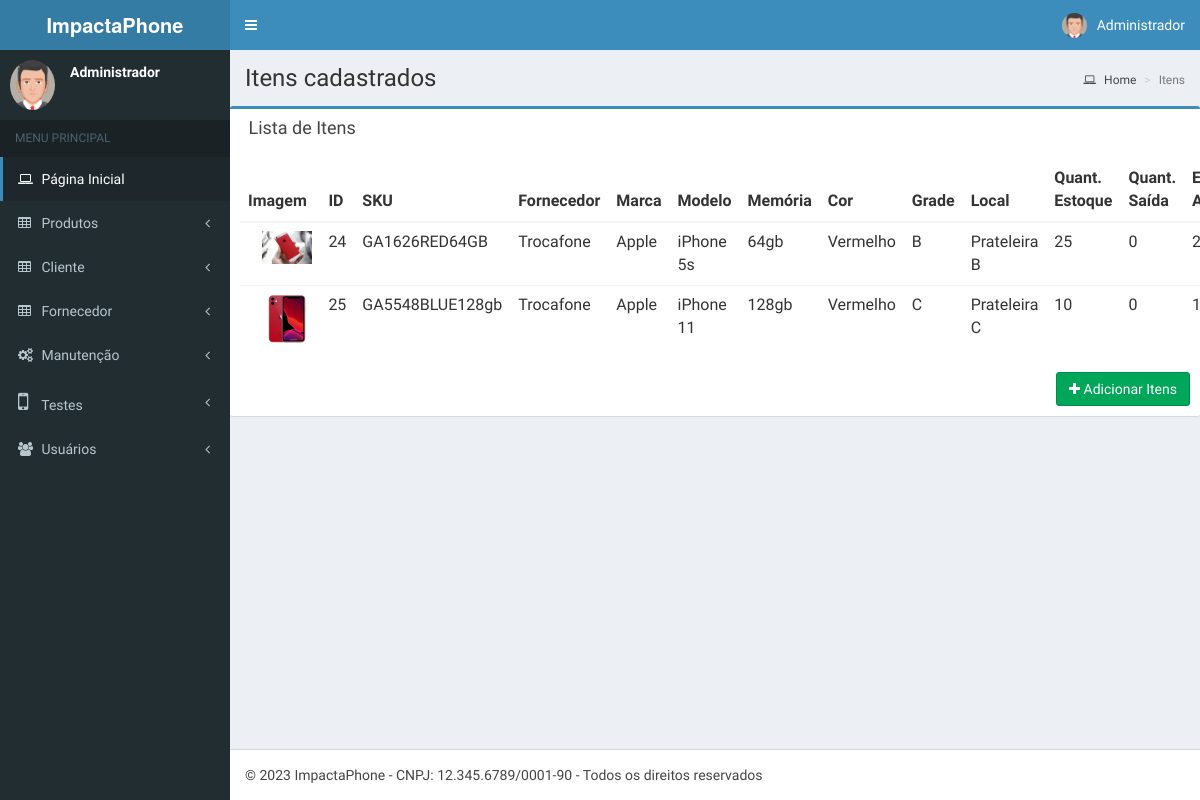
/interface/itens/index.php (signed in), run on an earlier commit of the app's database.
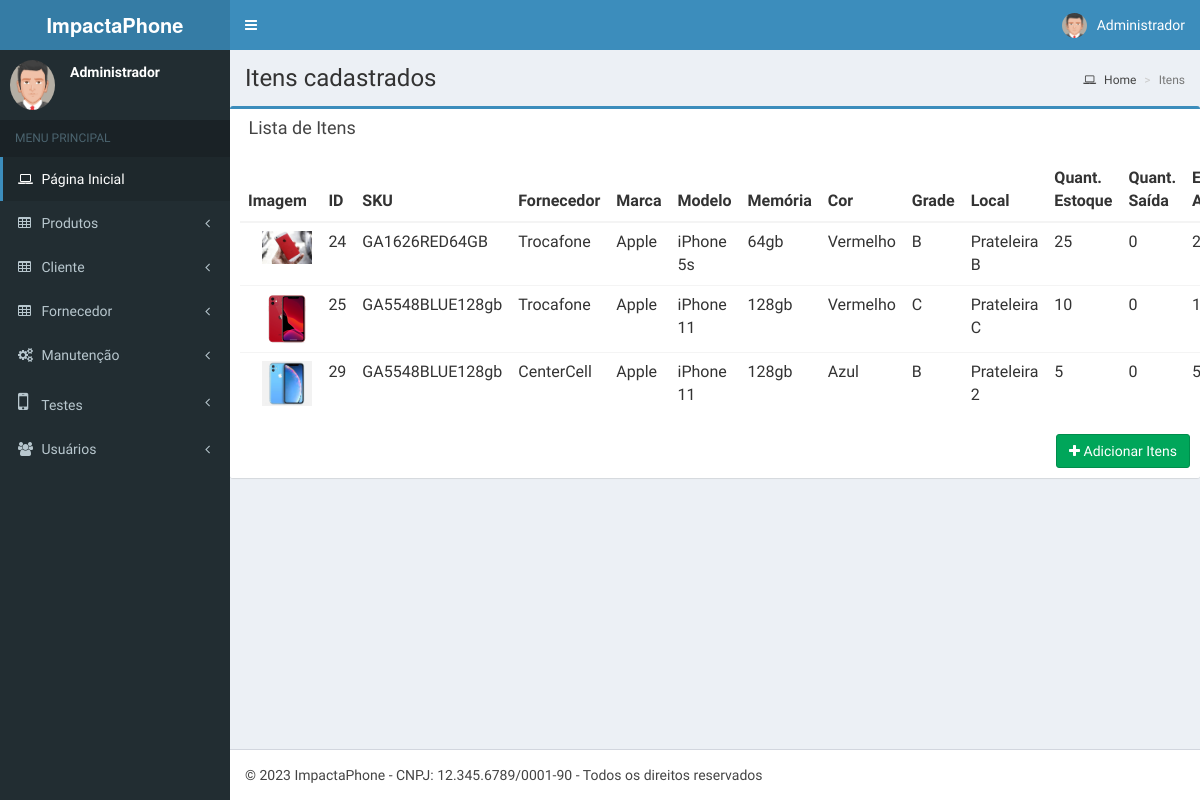
And on a later commit of the database.
### tables this page shows
CREATE TABLE IF NOT EXISTS `itens` (
  `idItens` int NOT NULL AUTO_INCREMENT,
  `Image` varchar(250) NOT NULL,
  `QuantItens` decimal(10,0) NOT NULL,
  `QuantItensVend` decimal(10,0) NOT NULL,
  `ModeloItens` varchar(100) NOT NULL,
  `MarcaItens` varchar(80) NOT NULL,
  `MemoriaItens` varchar(10) NOT NULL,
  `CorItens` varchar(100) NOT NULL,
  `GradeItens` varchar(10) NOT NULL,
  `LocalItens` varchar(50) NOT NULL,
  `ItensAtivo` tinyint NOT NULL,
  `ItensPublic` int NOT NULL,
  `Produto_CodRefProduto` int NOT NULL,
  `Fornecedor_idFornecedor` int NOT NULL,
  `Usuario_idUser` int NOT NULL,
  `DataRegistro` timestamp NOT NULL DEFAULT CURRENT_TIMESTAMP,
  PRIMARY KEY (`idItens`),
  KEY `fk_Itens_Produto1_idx` (`Produto_CodRefProduto`),
  KEY `fk_Itens_Fornecedor1_idx` (`Fornecedor_idFornecedor`),
  KEY `fk_Itens_Usuario1_idx` (`Usuario_idUser`)
);

CREATE TABLE IF NOT EXISTS `produtos` (
  `CodRefProduto` int NOT NULL AUTO_INCREMENT,
  `skuProduto` varchar(75) NOT NULL,
  `NomeProduto` varchar(75) NOT NULL,
  `Ativo` int NOT NULL,
  `PublicProduto` int NOT NULL,
  `Usuario_idUser` int NOT NULL,
  PRIMARY KEY (`CodRefProduto`),
  KEY `fk_Produto_Usuario_idx` (`Usuario_idUser`)
);

CREATE TABLE IF NOT EXISTS `fornecedor` (
  `idFornecedor` int NOT NULL AUTO_INCREMENT,
  `NomeFornecedor` varchar(75) NOT NULL,
  `CNPJFornecedor` varchar(75) NOT NULL,
  `EmailFornecedor` varchar(75) NOT NULL,
  `EnderecoFornecedor` varchar(75) NOT NULL,
  `TelefoneFornecedor` varchar(75) NOT NULL,
  `Public` int NOT NULL,
  `Ativo` int NOT NULL,
  `Usuario_idUser` int NOT NULL,
  PRIMARY KEY (`idFornecedor`),
  KEY `fk_Fornecedor_Usuario1_idx` (`Usuario_idUser`)
);

### App/Models/connect.php (called while the page is built, shortened)
<?php
class Connect{
	var $localhost = "localhost";
	var $root = "root";
	var $passwd = "";
	public function __construct()
	{
		$this->SQL = mysqli_connect($this->localhost, $this->root, $this->passwd);
	}
}

### App/Models/itens.class.php (the view, shortened to what this page needs)
  <?php
   require_once 'connect.php';
   class Itens extends Connect{
   	public function index($value){
   		$this->query = "SELECT * FROM `itens`,`fornecedor`,`produtos` WHERE (`Fornecedor_idFornecedor` = `idFornecedor` AND `Produto_CodRefProduto` = `CodRefProduto`) AND `itensPublic` = '$value'";
   		$this->result = mysqli_query($this->SQL, $this->query) or die ( mysqli_error($this->SQL));
   		if($this->result){
        echo '<table class="table">
    <thead class="thead-inverse">
      <tr>
        <th>Imagem</th>
        <th>ID</th>
        <th>SKU</th>
        <th>Fornecedor</th>
        <th>Marca</th>
        <th>Modelo</th>
        <th>Memória</th>
        <th>Cor</th>
        <th>Grade</th>
        <th>Local</th>
        <th>Quant. Estoque</th>
        <th>Quant. Saída</th>
        <th>Estoque Atual</th>
        <th>Editar</th>
        <th>Deletar</th>
      </tr>
    </thead>
    <tbody>';
   			while ($row = mysqli_fetch_array($this->result)) {
          $q = $row['QuantItens'];
          $v = $row['QuantItensVend'];
          $e = $q - $v;
          echo '<tr><th>';
          $id = $row['idItens'];
          echo '<form class="label" name="ativ'.$id.'" action="../../App/Database/action.php" method="post">
          <input type="hidden" name="id" id="id" value="'.$id.'">
          <input type="hidden" name="tabela" id="tabela" value="itens"></form>';
           if(!empty($row['Image'])){
            echo '<img src="../'.$row['Image'].'" width="50" />';
          }
          echo '</td><td>'.$row['idItens'].'</td>
          <td>'.$row['skuProduto'].'</td>
          <td>'.$row['NomeFornecedor'].'</td>
          <td>'.$row['MarcaItens'].'</td>
          <td>'.$row['ModeloItens'].'</td>
          <td>'.$row['MemoriaItens'].'</td>
          <td>'.$row['CorItens'].'</td>
          <td>'.$row['GradeItens'].'</td>
          <td>'.$row['LocalItens'].'</td>
          <td>'.$row['QuantItens'].'</td>
          <td>'.$row['QuantItensVend'].'</td>
          <td>'.$e.'</td>
          <td>
                <a href="edititens.php?q='.$row['idItens'].'"><i class="fa fa-edit"></i></a>
          </td>
          <td>
                    <a href="" data-toggle="modal" data-target="#myModal'.$row['idItens'].'">';
                    echo '</a>
  <div>
    <form id="delItens'.$row['idItens'].'" name="delItens'.$row['idItens'].'" action="../../App/Database/delItens.php" method="post" style="color:#000;">
    <div class="modal fade" id="myModal'.$row['idItens'].'" tabindex="-1" role="dialog" aria-labelledby="myModalLabel">
      <div class="modal-dialog" role="document">
        <div class="modal-content">
          <div class="modal-header">
            <button type="button" class="close" data-dismiss="modal" aria-label="Close"><span aria-hidden="true">&times;</span></button>
            <h4 class="modal-title" id="myModalLabel">Você tem certeza que deseja deletar este item?</h4>
          </div>
          <div class="modal-body">
            Código: '.$row['idItens'].' - '.$row['skuProduto'].' - '.$row['NomeFornecedor'].'
          </div>
          <input type="hidden" id="id" name="id" value="'.$row['idItens'].'">
          <div class="modal-footer">
            <button type="submit" value="Cancelar" class="btn btn-default">Não</button>
            <button type="submit" name="update" value="Cadastrar" class="btn btn-primary">Sim</button>
          </div>
        </div>
      </div>
    </div>
    </form></div>
          </td>
            </tr>';
          }
          echo '</tbody>
  </table>';
        }
      }
}

What changed in the data, as far as the page shows it:
added itens: Image (picture), idItens "29", produtos.skuProduto "GA5548BLUE128gb", fornecedor.NomeFornecedor "CenterCell", MarcaItens "Apple", ModeloItens "iPhone 11", MemoriaItens "128gb", CorItens "Azul", GradeItens "B", LocalItens "Prateleira 2", QuantItens "5", QuantItensVend "0"
